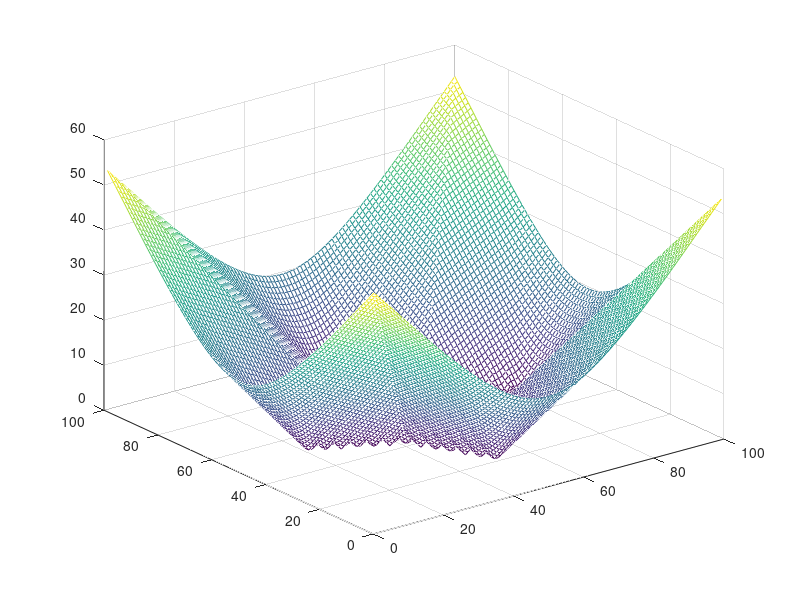

This chart was generated by the following MATLAB code: (Note: this script raises an error after producing the figure.)
clear; %clc

N = 100;
R = 30; S = 10;

x = -(N/2-1/2):1:(N/2-1/2); y = x;
[X, Y] = meshgrid(x, y);

p1x = linspace(S, R, 7); p1y = linspace(S, 0, 7);
p1 = [p1x; p1y];
p2 = [p1x; -p1y];
point_data = [p1 p2];
point_data = [point_data -point_data];
point_data = [point_data flipud(point_data)];

phi = Inf(N);
for i = 1:size(point_data, 2)
    x1 = point_data(1, i); y1 = point_data(2, i);
    phi = min(phi, sqrt((X-x1).^2+(Y-y1).^2));
end

mesh(phi)

f = (abs(X)+abs(Y)) <= R;

save data_2d/new.mat f phi